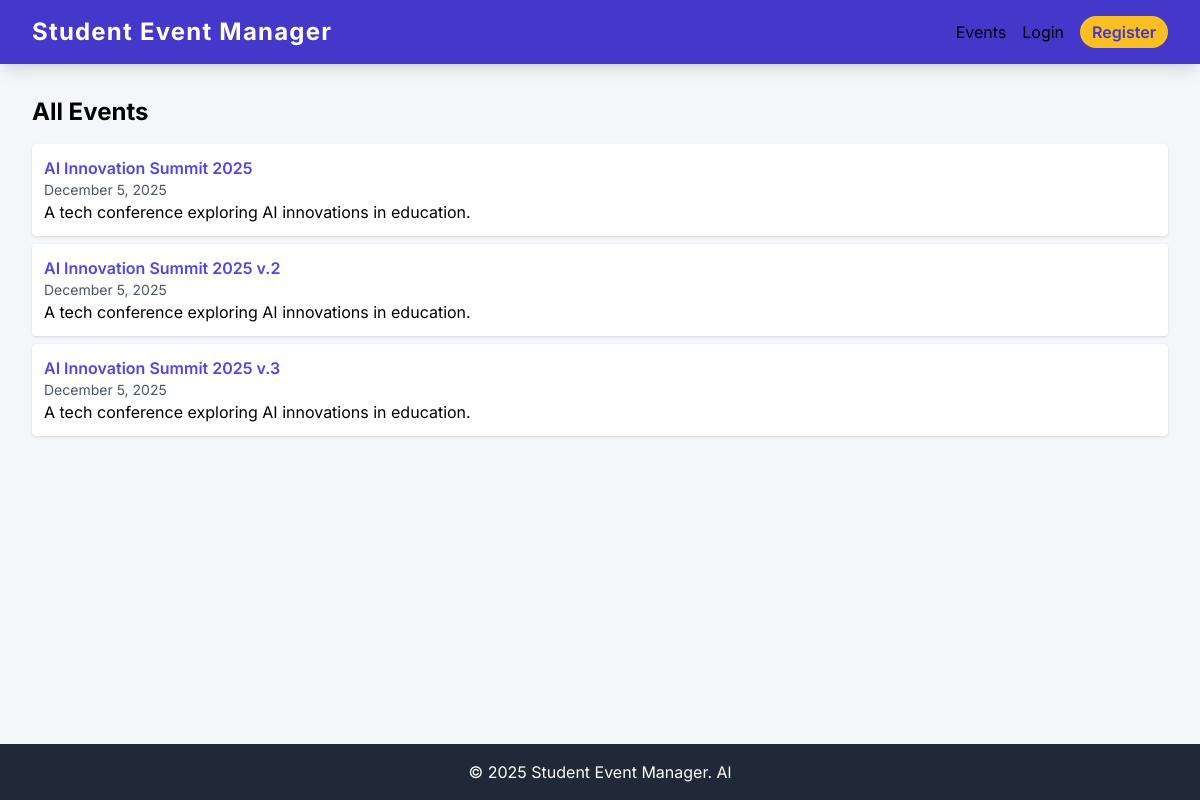
/events/list/, run on an earlier commit of the app's database.
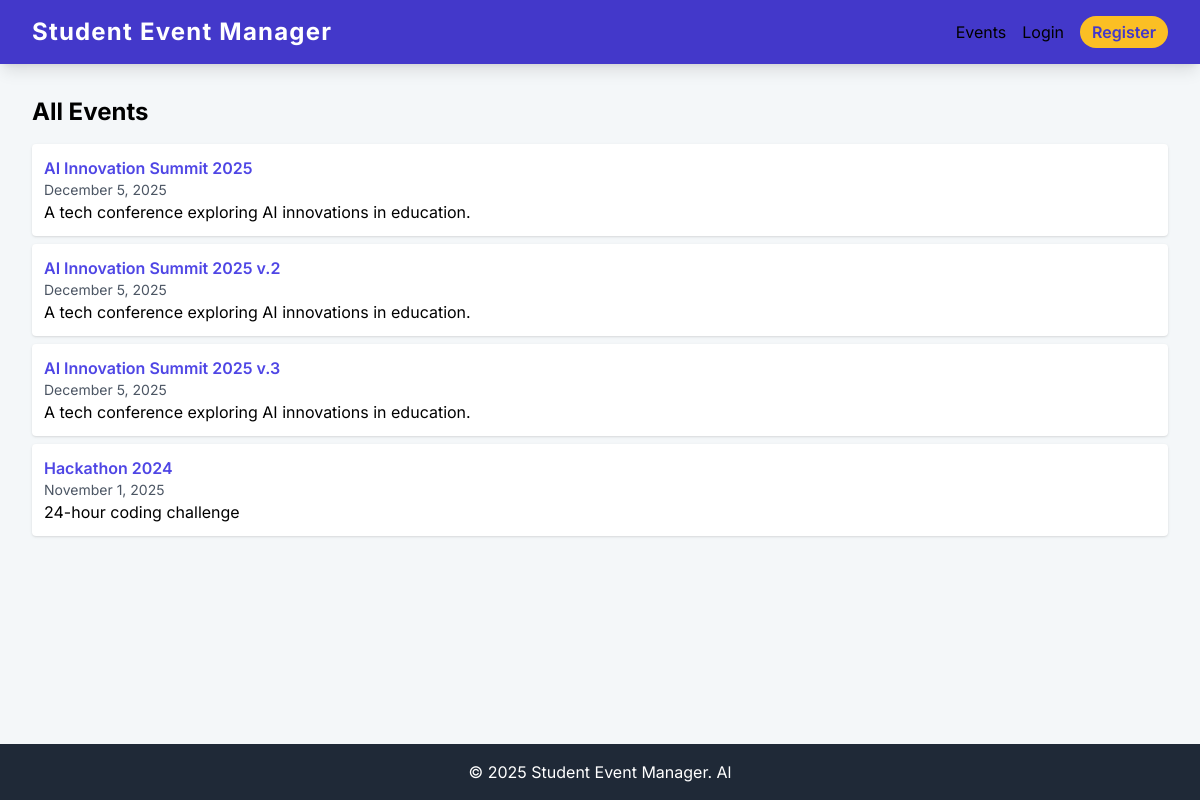
And on a later commit of the database.
### events/models.py (models this page shows)
class Event(models.Model):
    title = models.CharField(max_length=255)
    description = models.TextField()
    location = models.CharField(max_length=255)
    date = models.DateTimeField()
    end_date = models.DateTimeField(null=True, blank=True) #verbose_name='End Time') #required for google calender api
    category = models.CharField(max_length=100)
    organizer = models.ForeignKey(
        settings.AUTH_USER_MODEL,
        on_delete=models.CASCADE,
        related_name='events_organized'
    )
    created_at = models.DateTimeField(auto_now_add=True)
    class Meta:
        ordering = ['-date']

### events/views.py (the view)
# urls.py: path('list/', event_list_page, name='events_list'),
def event_list_page(request):
    events = Event.objects.all().order_by('-date')
    return render(request, 'events/events_list.html', {'events': events})

### events/templates/events/events_list.html
{% extends "base.html" %}
{% block content %}
<h1 class="text-2xl font-bold mb-4">All Events</h1>
<ul class="space-y-2">
  {% for event in events %}
    <li class="p-3 bg-white rounded shadow">
      <a href="{% url 'events:event_detail' event.id %}" class="text-indigo-600 font-semibold hover:underline">
        {{ event.title }}
      </a>
      <p class="text-gray-600 text-sm">{{ event.date|date:"F j, Y" }}</p>
      <p>{{ event.description|truncatechars:120 }}</p>
    </li>
  {% empty %}
    <li>No events available.</li>
  {% endfor %}
</ul>
{% endblock %}

What changed in the data, as far as the page shows it:
added Event: title "Hackathon 2024", date "November 1, 2025", description "24-hour coding challenge"
